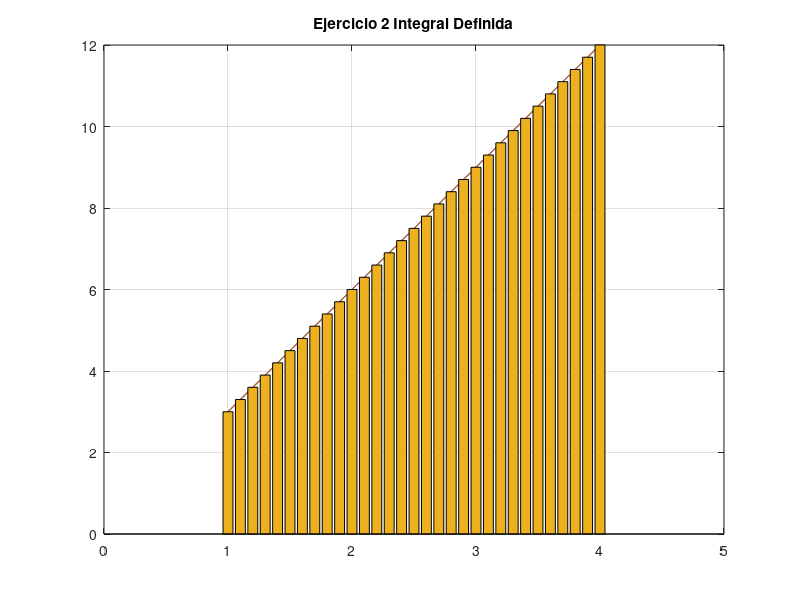

The MATLAB script that drew this image:
% Octave Script
% Title			:1.7 Funcion Primitiva
% Description		:Script para graficar el ejericio 20 de la actividad 1.7
% Author		:Luis Gerardo Cardozo Carranza (Gerard_CRS) luiscardozo161002@gmail.com
% Date			:20210517
% sion		        :1
% Usage			:octave> /path/Funcion_Primitiva_Actividad_1.7_Luis Gerardo Cardozo Carranza_3202
% Notes			:Requiere aplicacion octave usar en consola preferentemente.
%                       4
%Actividad_Ejercicio 20 ∫ 3 dx
%                      -1
%Limpia la pantalla y las variables.
clc, clear
%Definimos las variables 
f=@(x,y) (3*x);
%Declaramos la variable para la funcion
resultado=integral(f,-1,4);
%imprimimos el valor de la integral definida
fprintf('El valor de la integral es:%2.1f\n',resultado)
%De nuevo tomamos los valores para definir el rango de la grafica
x=[1:0.1:4];
%Definimos la funcion
y=3*x;
%Imprimimos la funcion en los ejes x,y
plot(x,y)
%Muestra las líneas de cuadrícula principales para los ejes 
grid on
%Permite continuar  graficando  despues de que ya exista un grafica trazada
hold on
%Grafica la funcion
plot(x,y)
%distribuye las barras a lo largo del eje x
bar(x,y)
%Titulo de la funcion
title("Ejercicio 2 Integral Definida");
